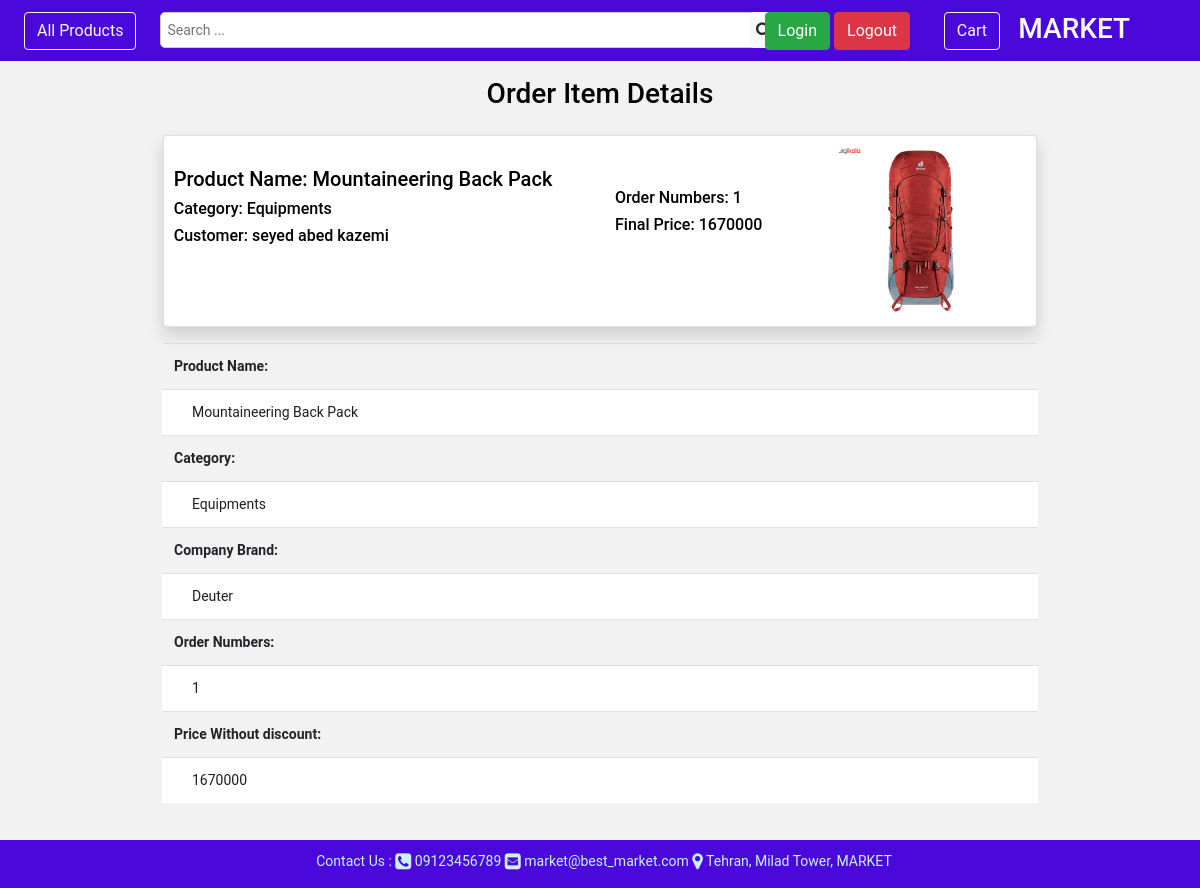
The page /order/order_item/3 on the database its author committed.
### order/models.py (models this page shows, shortened)
class OrderItem(BaseModel):
    product = models.ForeignKey(Product, verbose_name=_('selected product'),
                                help_text=_('select product for add to your Cart'), on_delete=models.CASCADE,
                                null=True, blank=True)
    product_number = models.IntegerField(verbose_name=_('numbers'), help_text=_('specify number of selected product'),
                                         null=False, blank=False, default=1)
    cart = models.ForeignKey(Cart, verbose_name=_('cart'), help_text=_('specify cart'), null=True, blank=True,
                             on_delete=models.CASCADE, related_name='cart_orderitems',
                             related_query_name='customer_cart_orderitems')
    def check_inventory(self):
        if self.product_number >= 1:
            if self.product.inventory_status() == 'Available':
                if self.product_number <= self.product.inventory:
                    return True
                else:
                    return _('Inventory shortage for this numbers!')
            else:
                return _('This product is unavailable!')
        else:
            return _('This number is incorrect!')
    def calculate_order_item_price(self):
        checking = self.check_inventory()
        if checking:
            order_item_price = self.product_number * self.product.calculate_final_price()
            return order_item_price
        else:
            return checking

class Cart(BaseModel):
    customer = models.ForeignKey(Customer, verbose_name=_('customer'),
                                 help_text=_('specify owner customer for cart'),
                                 null=True, blank=True, on_delete=models.PROTECT)
    status = models.CharField(verbose_name=_('cart status'), help_text=_('display cart status'), max_length=20,
                              blank=False, null=False, choices=[('WA', _('waiting')), ('PD', _('paid'))],
                              default='WA')
    final_price = models.FloatField(verbose_name=_('final price'), help_text=_('final cart price'),
                                    null=True, blank=True)
    order_status = models.CharField(verbose_name=_('customer order status'), help_text=_('display status of order'),
                                    blank=False, null=False, choices=[('NW', _('new')), ('SN', _('send'))],
                                    default='NW', max_length=20)
    order_address = models.ForeignKey(Address, verbose_name=_('customer address'),
                                      help_text=_('specify address for send order'),
                                      null=True, blank=True, on_delete=models.PROTECT)

### product/models.py (models this page shows, shortened)
class Product(BaseModel):
    name = models.CharField(verbose_name=_('english name'), max_length=50, help_text=_('enter name in english'),
                            null=False, blank=False)
    name_fa = models.CharField(verbose_name=_('farsi name'), max_length=50, help_text=_('enter name in farsi'),
                               null=False, blank=False)
    company_brand = models.CharField(verbose_name=_('english company brand'), max_length=30,
                                     help_text='enter company brand name in english', null=False, blank=False)
    company_brand_fa = models.CharField(verbose_name=_('farsi company brand'), max_length=30,
                                        help_text='enter company brand name in farsi', null=False, blank=False)
    category = models.ForeignKey(Category, verbose_name=_('category'), help_text=_('specify category'),
                                 on_delete=models.RESTRICT, null=False, blank=False)
    discount = models.ForeignKey(Discount, verbose_name=_('discount'), help_text=_('specify discount'),
                                 null=False, blank=False, on_delete=models.SET(0))
    price = models.IntegerField(verbose_name=_('price'), help_text=_('enter price'), null=False, blank=False)
    inventory = models.IntegerField(verbose_name=_('inventory'), help_text=_('specify product inventory'),
                                    null=False, blank=False)
    image = models.FileField(verbose_name=_('product image'), help_text=_('upload image of product'), null=True,
                             blank=True, upload_to='product/images/')
    specifications = models.CharField(verbose_name=_('english product specifications'), null=True, blank=True,
                                      help_text=_('enter product specifications in english'), max_length=100)
    specifications_fa = models.CharField(verbose_name=_('farsi product specifications'), null=True, blank=True,
                                         help_text=_('enter product specifications in farsi'), max_length=100)
    def calculate_final_price(self):
        final_price = self.price
        return final_price
    def inventory_status(self):
        if self.inventory > 0:
            status = _('Available')
        else:
            status = _('Unavailable')
        return status

class Category(BaseModel):
    name = models.CharField(verbose_name=_('english name'), max_length=30, help_text=_('enter name in english'),
                            null=False, blank=False)
    name_fa = models.CharField(verbose_name=_('farsi name'), max_length=30, help_text=_('enter name in farsi'),
                               null=False, blank=False)
    ref_category = models.ForeignKey('self', verbose_name=_('parent category'), help_text=_('specify parent category'),
                                     null=True, blank=True, on_delete=models.SET_NULL)
    image = models.FileField(verbose_name=_('category image'), help_text=_('upload image of category'), null=True,
                             blank=True, upload_to='product/category/images/')
    level = models.IntegerField(verbose_name=_('category level'), help_text=_('specify level of self relation'),
                                null=True, blank=True, default=0, editable=False)

class Discount(BaseModel):
    type = models.CharField(verbose_name=_('discount type'), help_text=_('specify type of discount'), null=False,
                            blank=False, choices=[('%', _('percent')), ('$', _('cash'))], max_length=15)
    value = models.IntegerField(verbose_name=_('discount value'), help_text=_('specify discount value'), null=True,
                                blank=True, default=0)
    max_value = models.IntegerField(verbose_name=_('maximum value'), help_text=_('specify maximum value'),
                                    null=True, blank=True)
    start_time = models.DateField(verbose_name=_('discount start time'),
                                  help_text=_('specify start time'), null=False, blank=False)
    expire_time = models.DateField(verbose_name=_('discount expire time'),
                                   help_text=_('specify expire time'), null=False, blank=False)
    def specify_discount_status(self):
        if datetime.now().date() > self.expire_time:
            status = 'Expired'
        elif datetime.now().date() < self.start_time:
            status = 'Waiting'
        else:
            status = 'Active'
        return status

### core/models.py (models this page shows, shortened)
class User(AbstractUser):
    USERNAME_FIELD = 'phone'
    phone = models.CharField(verbose_name=_('phone'), help_text=_('enter phone number'), max_length=11, unique=True,
                             null=False, blank=False)
    deleted = models.BooleanField(default=False)
    create_timestamp = models.DateTimeField(auto_now_add=True)
    modify_timestamp = models.DateTimeField(auto_now=True)
    delete_timestamp = models.DateTimeField(default=None, null=True, blank=True, editable=False)
    objects = MyUserManager()

### order/views.py (the view)
# urls.py: path('order_item/<int:pk>', OrderItemDetailView.as_view(), name='order_item_detail'),
class OrderItemDetailView(generic.DetailView):
    template_name = 'order/order_item_detail.html'
    model = OrderItem
    context_object_name = 'order_item_detail'

### core/models.py (called while the page is built)
    def get_queryset(self):
        return super().get_queryset().filter(deleted=False)

### customer/models.py (called while the page is built)
    def __str__(self):
        return f'{self.first_name} {self.last_name}'

### templates/order/order_item_detail.html (shortened to what this page needs)
{% extends "base.html" %}
{% load i18n %}
{% load static %}
{% block content %}
    <div id="content-main" class="container-fluid text-center p-3">
    <h3>{% translate 'Order Item Details' %}</h3>
        <div id="order_item-overview" class="row p-3">
            <div class="card order_item_card_view text-left m-auto shadow" style="width: 75%;
                padding: 10px; background-color: white; max-height: 200px">
                <div class="row">
                    <div class="col-6">
                        <br>
                        <h5>{% translate 'Product Name:' %} {{ order_item_detail.product.name }}</h5>
                        <h6>{% translate 'Category:' %} {{ order_item_detail.product.category.name }}</h6>
                        <h6>{% translate 'Customer:' %} {{ order_item_detail.cart.customer }}</h6>
                    </div>
                    <div class="col-3">
                        <br><br>
                        <h6>{% translate 'Order Numbers:' %} {{ order_item_detail.product_number }}</h6>
                        <h6>{% translate 'Final Price:' %} {{ order_item_detail.calculate_order_item_price }}</h6>
                    </div>
                    <div class="col-3">
                        <a href="/product/{{ order_item_detail.product.id }}"><img
                                src="/static/{{ order_item_detail.product.image }}"
                                alt="product image" height="170px"
                                style="border-radius: 15px; "></a>
                    </div>
                </div>
            </div>
        </div>
        <table id="order_item-detail" class="table text-left w-75 m-auto">
            <tr>
                <th>
                    {% translate 'Product Name:' %}
                </th>
            </tr>
            <tr>
                <td style="padding-left: 30px; color: #231e1e; background: white">{{ order_item_detail.product.name }}</td>
            </tr>
            <tr>
                <th>
                    {% translate 'Category:' %}
                </th>
            </tr>
            <tr>
                <td style="padding-left: 30px; color: #231e1e; background: white">{{ order_item_detail.product.category.name }}</td>
            </tr>
            <tr>
                <th>
                    {% translate 'Company Brand:' %}
                </th>
            </tr>
            <tr>
                <td style="padding-left: 30px; color: #231e1e; background: white">{{ order_item_detail.product.company_brand }}</td>
            </tr>
            <tr>
                <th>
                    {% translate 'Order Numbers:' %}
                </th>
            </tr>
            <tr>
                <td style="padding-left: 30px; color: #231e1e; background: white">{{ order_item_detail.product_number }}</td>
            </tr>
            <tr>
                <th>
                    {% translate 'Price Without discount:' %}
                </th>
            </tr>
            <tr>
                <td style="padding-left: 30px; color: #231e1e; background: white">{{ order_item_detail.product.price }}</td>
            </tr>
        </table>
        <br>
    </div>
{% endblock %}

### static/shared/css/base.css (style rules this page uses)
html, body { height: 100%; }
body { margin: auto; padding: 10px; font-size: 14px; font-family: "Roboto","Lucida Grande","DejaVu Sans","Bitstream Vera Sans",Verdana,Arial,sans-serif; color: black; background: lightsteelblue; }

### templates/base.html (style rules this page uses)
html, body { height: 100%; }
body { margin: 0; padding: 0; font-size: 14px; font-family: "Roboto", "Lucida Grande", "DejaVu Sans", "Bitstream Vera Sans", Verdana, Arial, sans-serif; color: black; background: #f3f2f2; }

### rows shown on the page
OrderItem: product.name "Mountaineering Back Pack", product.category.name "Equipments", cart.customer "seyed abed kazemi", product_number "1", calculate_order_item_price "1670000", product.image (picture), product.company_brand "Deuter", product.price "1670000"
